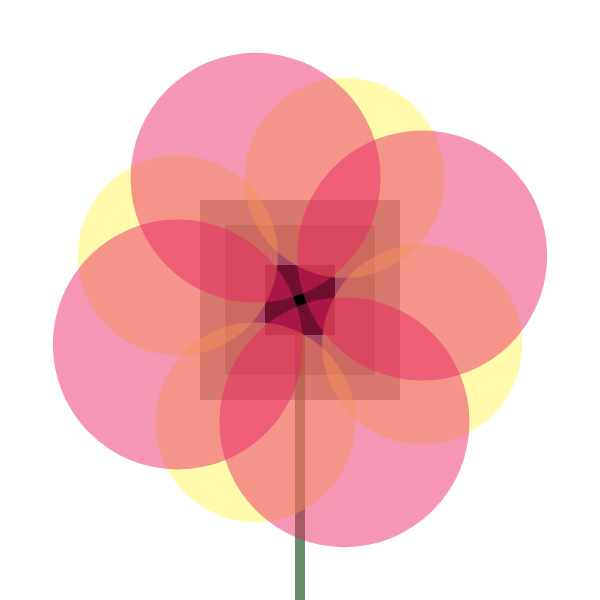
Frame 1 (no input)
Frame 60 (no input): identical to frame 1, image omitted
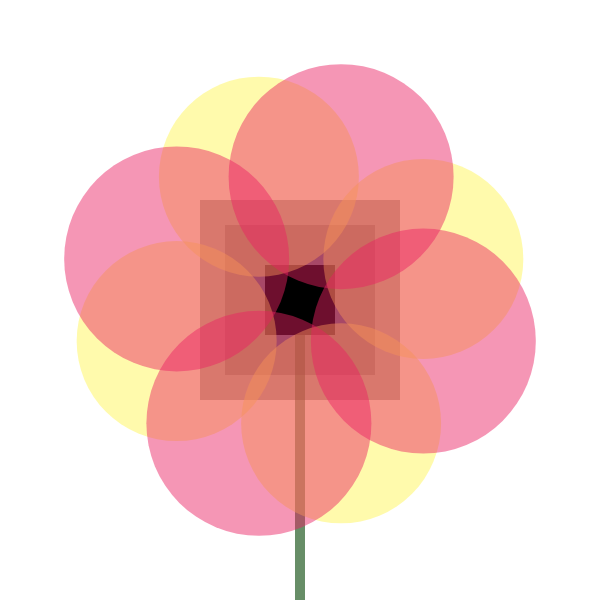
Frame 120 (the mouse pressed at the canvas centre since frame 60)

The p5.js sketch that drew these frames (run headless with seeded random() and noise() and a simulated clock; from frame 60 on, the mouse is pressed at the canvas centre):

// p5.js sketch
// ── sketch.js
let angle = 0;
let isHovered = false;
let cx = 300, cy = 300, r = 130;

const yellowCircles = [
  { baseAngle: 20,  dist: 130, size: 200 },
  { baseAngle: 110, dist: 130, size: 200 },
  { baseAngle: 200, dist: 130, size: 200 },
  { baseAngle: 290, dist: 130, size: 200 },
];

const pinkCircles = [
  { baseAngle: 70,  dist: 130, size: null },
  { baseAngle: 160, dist: 130, size: null },
  { baseAngle: 250, dist: 130, size: null },
  { baseAngle: 340, dist: 130, size: null },
];

function setup() {
  createCanvas(600, 600);
}

function draw() {
  background(255);

  let mx = mouseX;
  let my = mouseY;
  let d = dist(mx, my, cx, cy);
  isHovered = d < r + 140;

  if (isHovered) {
    angle += 0.015;
  }

  let mappedSize = map(mouseX, 0, 600, 250, 200);

  // Line
  stroke("rgb(103,142,103)");
  strokeWeight(10);
  line(300, 300, 300, 600);

  // Square center
  fill(0);
  noStroke();
  square(265, 265, 70);

  // Square center 2
  fill(0, 80);
  square(225, 225, 150);

  // Square center 3
  fill(0, 100);
  square(200, 200, 200);

  noStroke();

  // Yellow circles — rotate clockwise
  for (let c of yellowCircles) {
    let a = radians(c.baseAngle) + angle;
    let x = cx + c.dist * cos(a);
    let y = cy + c.dist * sin(a);
    fill(255, 244, 79, 120);
    circle(x, y, c.size);
  }

  // Pink circles — rotate anti-clockwise
  for (let c of pinkCircles) {
    let a = radians(c.baseAngle) - angle;
    let x = cx + c.dist * cos(a);
    let y = cy + c.dist * sin(a);
    fill(233, 33, 99, 120);
    circle(x, y, mappedSize);
  }
}
